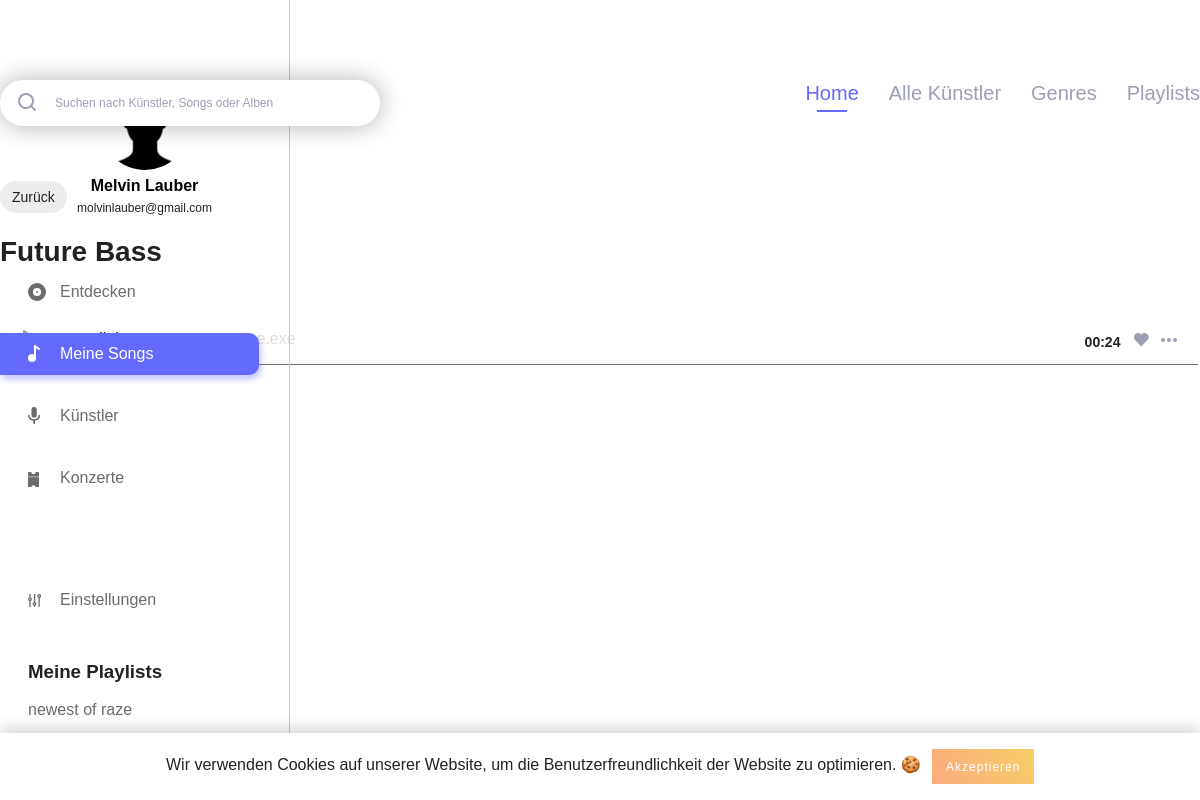
/genre_detail.php?genre_id=2 (signed in), run on the app's committed database.
### tables this page shows
CREATE TABLE IF NOT EXISTS `users` (
  `id` int(11) NOT NULL AUTO_INCREMENT,
  `username` varchar(255) NOT NULL,
  `email` varchar(255) NOT NULL,
  `firstname` varchar(255) NOT NULL,
  `lastname` varchar(255) NOT NULL,
  `password_hash` varchar(255) NOT NULL,
  `password_token` varchar(255) NOT NULL,
  `is_artist` int(1) NOT NULL,
  `has_darkmode` tinyint(1) NOT NULL,
  PRIMARY KEY (`id`),
  UNIQUE KEY `username` (`username`),
  UNIQUE KEY `email` (`email`)
);

CREATE TABLE IF NOT EXISTS `playlist` (
  `playlist_id` int(11) NOT NULL AUTO_INCREMENT,
  `playlist_name` varchar(255) NOT NULL,
  `user_id` int(11) NOT NULL,
  `playlist_description` text NOT NULL,
  PRIMARY KEY (`playlist_id`),
  KEY `playlist_fk0` (`user_id`)
);

CREATE TABLE IF NOT EXISTS `song` (
  `song_id` int(11) NOT NULL AUTO_INCREMENT,
  `artist_id_link` int(11) NOT NULL,
  `song_name` varchar(255) NOT NULL,
  `album_id_link` int(11) NOT NULL,
  `length` varchar(255) NOT NULL,
  `genre_id` int(11) NOT NULL,
  PRIMARY KEY (`song_id`),
  KEY `song_fk0` (`artist_id_link`),
  KEY `song_fk2` (`genre_id`),
  KEY `song_fk1` (`album_id_link`)
);

CREATE TABLE IF NOT EXISTS `artist` (
  `artist_id` int(11) NOT NULL AUTO_INCREMENT,
  `user_id` int(11) NOT NULL,
  `artist_firstname` varchar(255) NOT NULL,
  `artist_lastname` varchar(255) NOT NULL,
  `biography` text NOT NULL,
  PRIMARY KEY (`artist_id`),
  KEY `artist_fk0` (`user_id`)
);

### includes/start.php (called while the page is built, shortened)
<?php
include 'config.php';
include 'db.php';
if (isset($_SESSION['user']['id']) && !empty($_SESSION['user']['id'])) {
	$statement = $pdo->prepare("SELECT * FROM `users` WHERE `id` = :id");
	$result = $statement->execute(array('id' => $_SESSION['user']['id']));
}
if (isset($_SESSION['user']['has_darkmode']) && $_SESSION['user']['has_darkmode'] == 1) {
	$body_class = 'dark';
}
else {
	$body_class = '';
}
?>

### config.php (called while the page is built)
<?php
$config = array(
	'admin' => TRUE,
	'testing' => FALSE,
	'home' => FALSE,
	'school' => TRUE,
	'limit_upload_songs' => 20
);
$config['genres'] = array(
	1 => 'EDM',
	2 => 'Future Bass',
	3 => 'Dubstep',
	4 => 'Pop',
	5 => 'Metal',
	6 => 'Death Metal',
	7 => 'Rock',
	8 => 'Chill'
);

### genre_detail.php (the view, shortened to what this page needs)
<?php
include 'includes/start.php';
if (isset($_GET['genre_id']) && $_GET['genre_id'] != 0) {
	$genre_id = $_GET['genre_id'];
}
$genre_song_query = "SELECT * FROM `song` songs
					INNER JOIN `artist` artists ON artists.artist_id = songs.artist_id_link
					INNER JOIN `album` album ON album.album_id = songs.album_id_link
					WHERE `genre_id` = ".$genre_id;
?>
<!DOCTYPE html>
<html lang="de">
	<head>
		<?php include 'includes/meta_data.php'; ?>
	</head>
	<body class="<?php echo $body_class; ?>">
		<?php include 'includes/navigation_left.php'; ?>
		<?php include 'includes/cookie_banner.php'; ?>
		<div class="main_content_wrapper">
			<div class="main_content_inner">
				<?php include 'includes/search_navi.php'; ?>
				<a class="back_link" href="javascript:history.back()"><?php echo BACK; ?></a>
				<h3 class="short_title"><?php echo $config['genres'][$genre_id]; ?></h3>
				<table class="saved_songs_list">
					<tbody>
						<?php
						foreach ($pdo->query($genre_song_query) as $genre_songs_data) {
							if (!empty($genre_songs_data)) {
								$statement_song = $pdo->prepare("SELECT `song_id` FROM `saved_songs` WHERE `song_id` = :song_id");
								$statement_song->bindParam(':song_id', $genre_songs_data['song_id']);
								$statement_song->execute();
								if ($statement_song->rowCount() > 0) {
									$like_class = 'liked';
								}
								else {
									$like_class = '';
								}
								?>
								<tr>
									<td class="play"><span class="play_song_wrapper play_song_class" data-cover=<?php echo $genre_songs_data['path_to_image']; ?> data-artist_id=<?php echo $genre_songs_data['artist_id_link']; ?> data-album_id=<?php echo $genre_songs_data['album_id_link']; ?> data-song=<?php echo $genre_songs_data['song_id']; ?> data-song_name="<?php echo $genre_songs_data['song_name'];?>" data-artist_name="<?php echo $genre_songs_data['artist_firstname'].' '.$genre_songs_data['artist_lastname']; ?>">
									 </span></td>
									<td class="song_name"><?php echo $genre_songs_data['song_name']; ?></td>
									<td class="artist_name"><a href="artist_detail.php?artist_id=<?php echo $genre_songs_data['artist_id']; ?>"><?php echo $genre_songs_data['artist_firstname'].' '.$genre_songs_data['artist_lastname']; ?></a></td>
									<td class="actions"><span class="like_wrapper like_song like <?php echo $like_class; ?>" data-song=<?php echo $genre_songs_data['song_id']; ?>></span></td>
									<td class="length"><?php echo $genre_songs_data['length']; ?></td>
								</tr>
						<?php
							}
						} ?>
					</tbody>
				</table>
			</div>
		</div>
	</body>

### includes/navigation_left.php (shortened to what this page needs)
<?php
if(isset($_SESSION['active'])) {
	$active_class = $_SESSION['active'];
}
$query = "SELECT * FROM `users` WHERE `id` = ".$_SESSION['user']['id'];
$playlist_query = "SELECT * FROM `playlist` WHERE `user_id` = ".$_SESSION['user']['id'];
?>
<div class="navigation_left">
	<div class="navigation_wrapper">
		<div class="profile">
			<h3 class="profile_name">
				<?php foreach ($pdo->query($query) as $user_data) {
					echo $user_data['firstname'].' '.$user_data['lastname'];
				} ?>
			</h3>
			<p class="profile_mail">
				<?php foreach ($pdo->query($query) as $user_data) {
					echo $user_data['email'];
				} ?>
			</p>
		</div>
		<div class="main_navigation">
			<ul>
				<li class="navigation_element <?php if($active_class === 'discover') { echo 'active'; } ?>"><a href="index.php"><img class="svg" src="img/assets/discover.svg" alt="<?php echo DISCOVER; ?>"><?php echo DISCOVER; ?></a></li>
				<li class="navigation_element <?php if($active_class === 'my_songs') { echo 'active'; } ?>"><a href="my_songs.php"><img class="svg" src="img/assets/my_songs.svg" alt="<?php echo MY_SONGS; ?>"><?php echo MY_SONGS; ?></a></li>
				<li class="navigation_element <?php if($active_class === 'artists') { echo 'active'; } ?>"><a href="artists.php"><img class="svg" src="img/assets/artists.svg" alt="<?php echo ARTISTS; ?>"><?php echo ARTISTS; ?></a></li>
				<li class="navigation_element <?php if($active_class === 'events') { echo 'active'; } ?>"><a href="events.php"><img class="svg" src="img/assets/events.svg" alt="<?php echo EVENTS; ?>"><?php echo EVENTS; ?></a></li>
				<li class="navigation_element <?php if($active_class === 'settings') { echo 'active'; } ?>"><a href="settings.php"><img class="svg" src="img/assets/settings_nav.svg" alt="<?php echo SETTINGS; ?>"><?php echo SETTINGS; ?></a></li>
			</ul>
		</div>
		<div class="playlist_wrapper">
			<h3 class="playlist_title"><?php echo MY_PLAYLISTS; ?></h3>
			<ul>
				<?php foreach ($pdo->query($playlist_query) as $playlist_data) { ?>
					<li class="playlist_element"><a href="playlist_detail.php?playlist_id=<?php echo $playlist_data['playlist_id']; ?>"><?php echo $playlist_data['playlist_name']; ?></a></li>
				<?php } ?>
			</ul>
		</div>
	</div>
</div>

### css/_config.css (style rules this page uses)
:root { --primary-color: #636AFD; --primary-color_light: #e0e1ff; --text: #222; --navigation_left: #6B6B6B; --border: #C7C7C7; --light_text: #9D9FB3; --button: #ededed; --border-bottom: #707070; --background_dark_mode: #21252B; --dark_mode_border: #30353B; --dark_mode_input: #30353B; --dark_mode_light: #DDDDDD; --standard_shadow: 0 3px 27px rgba(0,0,0,0.39); --standard_radius: 13px; --standard_transition: all 0.3s ease; --error_color: #b20000; }

### css/_basic.css (style rules this page uses)
body { font-family: 'DM Sans', sans-serif; margin: 0; padding: 0; color: var(--text); -webkit-font-smoothing: antialiased; -moz-osx-font-smoothing: grayscale; }
h3 { margin: 0; padding: 0; }
h3.short_title { font-size: 28px; line-height: 37px; font-weight: 700; color: var(--text); margin-bottom: 40px; }
ul { padding: 0; margin: 0; }
.back_link { display: inline-block; font-size: 14px; background: var(--button); color: var(--text); text-decoration: none; border-radius: 50px; padding: 8px 12px; text-align: center; box-sizing: border-box; margin-bottom: 20px; }
.main_content_wrapper { padding-top: 80px; }
.main_content_inner { max-width: 1200px; margin: 0 auto; padding-bottom: 150px; box-sizing: border-box; }
.profile { text-align: center; }

### css/_navigation.css (style rules this page uses)
.navigation_left { position: fixed; width: 290px; height: 100%; border-right: 1px solid var(--border); padding: 80px 0; box-sizing: border-box; }
.navigation_left .profile { width: 195px; margin: 0 auto; margin-bottom: 50px; }
h3.profile_name { margin-top: 5px; font-size: 16px; line-height: 21px; color: #000; font-weight: 700; }
.profile_mail { font-size: 12px; line-height: 25px; margin: 0; margin-bottom: 5px; }
.navigation_left .main_navigation ul { padding-right: 30px; box-sizing: border-box; width: 100%; }
.navigation_left .main_navigation ul li.navigation_element { position: relative; list-style-type: none; color: var(--navigation_left); margin-top: 20px; }
.navigation_left .main_navigation ul li.navigation_element:first-child { margin-top: 0; }
.navigation_left .main_navigation ul li.navigation_element:last-child { margin-top: 80px; }
.navigation_left .main_navigation ul li.navigation_element.active a, .navigation_left .main_navigation ul li.navigation_element a:hover { background: var(--primary-color); color: #fff; box-shadow: 2px 4px 6px rgba(99, 106, 253, 0.4); transition: background 0.2s ease, color 0.2s ease; }
.navigation_left .main_navigation ul li a { color: inherit; text-decoration: none; padding: 12px 20px; padding-left: 60px; border-top-right-radius: 10px; border-bottom-right-radius: 10px; box-sizing: border-box; display: inline-block; width: 100%; transition: background 0.2s ease, color 0.2s ease; }
.playlist_wrapper { margin-top: 40px; padding-right: 30px; box-sizing: border-box; width: 100%; }
.playlist_wrapper .playlist_title { padding-left: 28px; box-sizing: border-box; }
.playlist_wrapper ul li.playlist_element { list-style-type: none; color: var(--navigation_left); margin-top: 10px; }
.playlist_wrapper ul li.playlist_element a { color: inherit; text-decoration: none; padding: 8px 20px; padding-left: 28px; border-top-right-radius: 10px; border-bottom-right-radius: 10px; box-sizing: border-box; display: inline-block; width: 100%; transition: background 0.2s ease, color 0.2s ease; }

### css/_songs.css (style rules this page uses)
.saved_songs_list { width: 100%; }
.saved_songs_list tr { display: inline-block; width: 100%; padding: 14.5px 20px; box-sizing: border-box; border-bottom: 1px solid var(--border-bottom); }
.saved_songs_list tr td { display: inline-block; }
.saved_songs_list tr td.play { margin-right: 20px; }
.saved_songs_list tr td.song_name, .saved_songs_list tr td.artist_name a, .saved_songs_list tr td.artist_name a:hover { font-size: 16px; line-height: 21px; font-weight: 400; color: var(--text); margin-right: 30px; width: 12%; text-decoration: none; }
.saved_songs_list tr td.artist_name a { color: var(--light_text); }
.saved_songs_list tr td.actions, .saved_songs_list tr td.length { float: right; }
.saved_songs_list tr td.length { position: relative; top: 5px; font-size: 14px; line-height: 18px; font-weight: 700; color: var(--text); margin-right: 12px; }
.saved_songs_list tr td.actions .like { margin-right: 12px; position: relative; top: 5px; }

### css/_dark.css (style rules this page uses)
body.dark .saved_songs_list tr td.song_name, .saved_songs_list tr td.artist_name a, .saved_songs_list tr td.artist_name a:hover { color: var(--dark_mode_light); }

### data on the page
users: firstname "Melvin", lastname "Lauber", email "molvinlauber@gmail.com"
playlist: playlist_name "newest of raze"
song: artist_id_link.artist_firstname "raze.exe", length "00:24"

### other printed values
DISCOVER "Entdecken"
MY_SONGS "Meine Songs"
ARTISTS "Künstler"
EVENTS "Konzerte"
SETTINGS "Einstellungen"
MY_PLAYLISTS "Meine Playlists"
HOME "Home"
ALL_ARTISTS "Alle Künstler"
GENRES "Genres"
PLAYLISTS "Playlists"
BACK "Zurück"
$config['genres'][$genre_id] "Future Bass"
